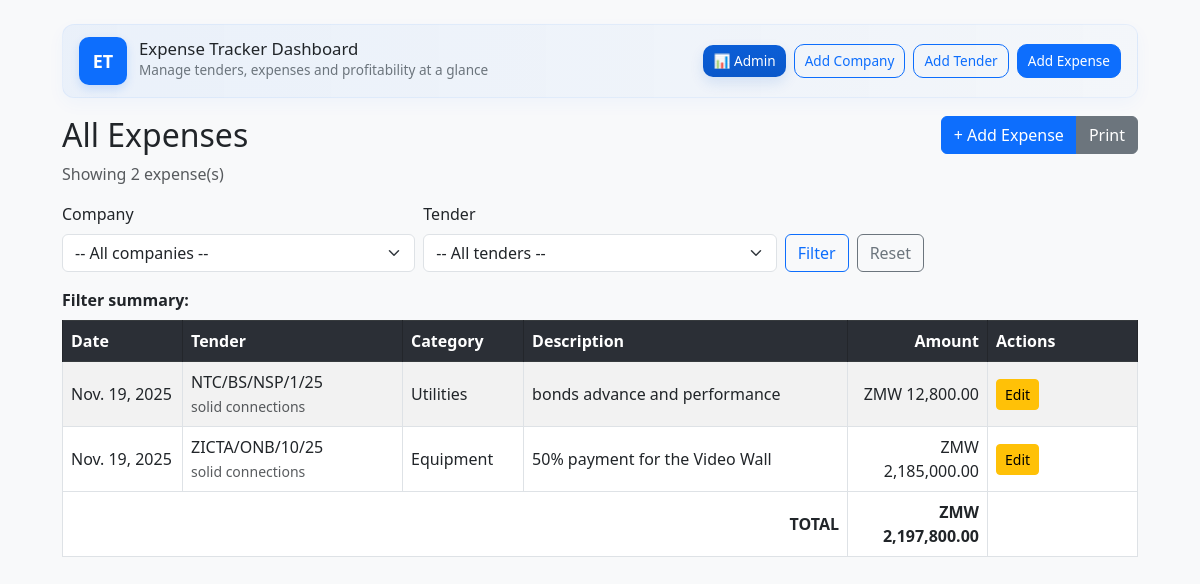
The app's page /expenses/, older data.
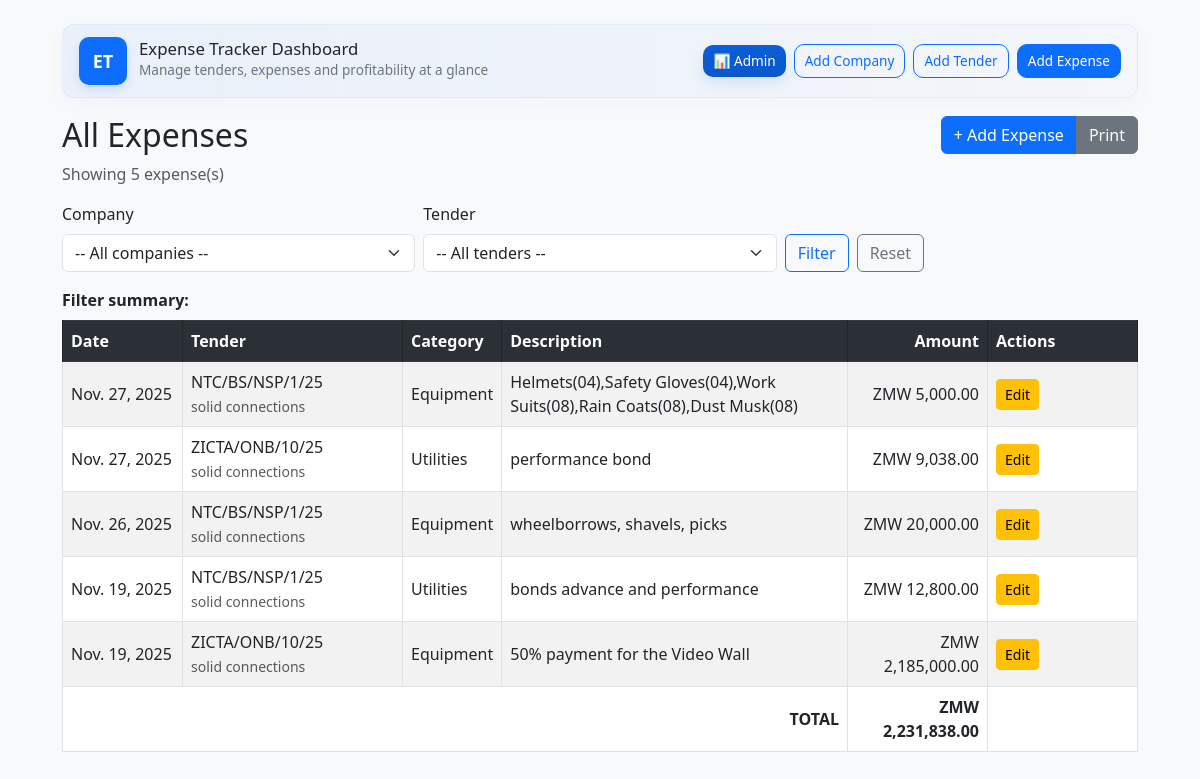
The same page, newer data.
### tracker/models.py (models this page shows, shortened)
class Expense(models.Model):
    tender = models.ForeignKey(Tender, on_delete=models.CASCADE, related_name="expenses")
    category = models.CharField(max_length=255)
    description = models.TextField(blank=True, null=True)
    amount = models.DecimalField(max_digits=14, decimal_places=2)
    date = models.DateField(auto_now_add=True)
    class Meta:
        ordering = ['-date']
    def get_absolute_url(self):
        return reverse('tracker:expense_edit', args=[self.pk])

class Tender(models.Model):
    PAYMENT_STATUS_CHOICES = [
        ("Pending", "Pending"),
        ("Partially Paid", "Partially Paid"),
        ("Paid", "Paid"),
    ]
    tender_no = models.CharField(max_length=100, unique=True)
    company = models.ForeignKey(Company, on_delete=models.CASCADE, related_name="tenders")
    client_name = models.CharField(max_length=255)
    total_value = models.DecimalField(max_digits=14, decimal_places=2)
    payment_status = models.CharField(
        max_length=50,
        choices=PAYMENT_STATUS_CHOICES,
        default="Pending"
    )
    start_date = models.DateField(null=True, blank=True)
    end_date = models.DateField(null=True, blank=True)
    class Meta:
        ordering = ['-start_date']

class Company(models.Model):
    name = models.CharField(max_length=255)
    address = models.TextField(blank=True, null=True)
    phone = models.CharField(max_length=50, blank=True, null=True)
    email = models.EmailField(blank=True, null=True)

### tracker/views.py (the view, shortened to what this page needs)
# urls.py: path('expenses/', views.expense_list, name='expense_list'),
def expense_list(request):
    companies = Company.objects.all().order_by('name')
    tenders_qs = Tender.objects.select_related('company').order_by('-start_date')
    qs = Expense.objects.select_related('tender__company').order_by('-date')
    company_id = request.GET.get('company')
    tender_id = request.GET.get('tender')
    selected_company_name = None
    selected_tender_name = None
    if tender_id:
        qs = qs.filter(tender_id=tender_id)
        try:
            selected_tender_name = Tender.objects.get(pk=tender_id).tender_no
        except Tender.DoesNotExist:
            selected_tender_name = None
    paginator = Paginator(qs, 25)
    page_number = request.GET.get('page')
    page_obj = paginator.get_page(page_number)
    total_amount = qs.aggregate(total=Sum('amount'))['total'] or Decimal('0.00')
    context = {
        'title': 'All Expenses',
        'companies': companies,
        'tenders': tenders_qs,
        'expenses': page_obj,
        'total_amount': total_amount,
        'selected_company': int(company_id) if company_id else None,
        'selected_tender': int(tender_id) if tender_id else None,
        'selected_company_name': selected_company_name,
        'selected_tender_name': selected_tender_name,
    }
    return render(request, 'tracker/expense_list.html', context)

### tracker/templates/tracker/expense_list.html (shortened to what the changed rows need)
{% load static %}
{% load humanize %}
<!DOCTYPE html>
<html>
<head>
    <link href="https://cdn.jsdelivr.net/npm/bootstrap@5.3.0/dist/css/bootstrap.min.css" rel="stylesheet">
</head>
<body>
<div class="container mt-4">
    <div class="topbar">
        <div class="brand">
            <div>
                <h1 class="h3">Expense Tracker Dashboard</h1>
            </div>
        </div>
    </div>
    <div class="d-flex justify-content-between align-items-start mb-3 no-print">
        <div>
            <h2>{{ title }}</h2>
            <div class="text-muted">
                Showing
                {% if expenses.paginator %}
                    {{ expenses.paginator.count }}
                {% else %}
                    {{ expenses|length }}
                {% endif %}
                expense(s)
            </div>
        </div>
    </div>
    <div id="print-area">
        <table class="table table-bordered table-striped">
            <thead class="table-dark">
                <tr>
                    <th style="width:120px">Date</th>
                    <th style="width:220px">Tender</th>
                    <th>Category</th>
                    <th>Description</th>
                    <th style="width:140px; text-align:right">Amount</th>
                    <th class="no-print" style="width:150px">Actions</th>
                </tr>
            </thead>
            <tbody>
                {% for e in expenses %}
                <tr>
                    <td>{{ e.date }}</td>
                    <td>
                        {% if e.tender %}
                            {{ e.tender.tender_no }}<br>
                            <small class="text-muted">{{ e.tender.company.name }}</small>
                        {% else %}
                            -
                        {% endif %}
                    </td>
                    <td>{{ e.category }}</td>
                    <td>{{ e.description|default:"-" }}</td>
                    <td style="text-align:right">ZMW {{ e.amount|default:0|floatformat:2|intcomma }}</td>
                    <td class="no-print">
                        <a href="{{ e.get_absolute_url }}" class="btn btn-sm btn-warning">Edit</a>
                    </td>
                </tr>
                {% empty %}
                <tr>
                    <td colspan="6" class="text-center text-muted">No expenses found.</td>
                </tr>
                {% endfor %}
            </tbody>
            <tfoot>
                <tr>
                    <th colspan="4" class="text-end">TOTAL</th>
                    <th style="text-align:right">ZMW {{ total_amount|default:0|floatformat:2|intcomma }}</th>
                    <th class="no-print"></th>
                </tr>
            </tfoot>
        </table>
    </div>
</div>
</body>
</html>

Row changes from the older to the newer data that the page shows:
added Expense: date "Nov. 27, 2025", tender.tender_no "NTC/BS/NSP/1/25", tender.company.name "solid connections", category "Equipment", description "Helmets(04),Safety Gloves(04),Work Suits(08),Rain Coats(08),Dust Musk(08)", amount "5,000.00"
added Expense: date "Nov. 27, 2025", tender.tender_no "ZICTA/ONB/10/25", tender.company.name "solid connections", category "Utilities", description "performance bond", amount "9,038.00"
added Expense: date "Nov. 26, 2025", tender.tender_no "NTC/BS/NSP/1/25", tender.company.name "solid connections", category "Equipment", description "wheelborrows, shavels, picks", amount "20,000.00"
Text that changed along with them:
{{ expenses.paginator.count }}: "2" → "5"
{{ total_amount|default:0|floatformat:2|intcomma }}: "2,197,800.00" → "2,231,838.00"
